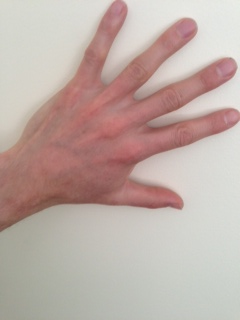
#> input picture images/hands1.jpg, 240 x 320 px, found by its file name
$ python imagesopencv.py
#> lines starting #> are read from the running program, lines starting #| are printed output that depends on the picture
import cv2
import os

#set base directory
BASE_DIR=os.path.dirname(os.path.abspath(__file__))
image_dir=os.path.join(BASE_DIR, "images")

#read image from directory
image1=cv2.imread(image_dir+'\\hands1.jpg')
#> image1 is the input picture: shape (320, 240, 3); mean B, G, R 165.9, 172.4, 190.7
image2=cv2.imread(image_dir+'\\hands2.jpg')
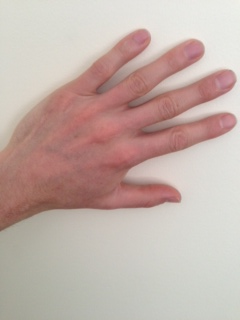
#> input picture images/hands2.jpg, 240 x 320 px, found by its file name
#> image2 is the input picture: shape (320, 240, 3); mean B, G, R 168.5, 175.5, 195.1

#read image sizes
height, width, channels=image1.shape
#> height = 320; width = 240; channels = 3
print(height,width,channels)
#| 320 240 3

height,width,channels=image2.shape
print(height, width, channels)
#| 320 240 3

#convert to grayscale
im1=cv2.cvtColor(image1,cv2.COLOR_BGR2GRAY)
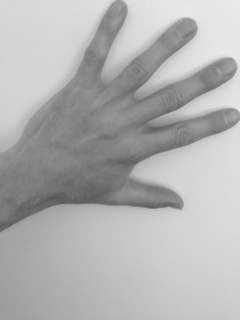
#> im1: shape (320, 240); min 84, max 235, mean 177.1
im2=cv2.cvtColor(image2,cv2.COLOR_BGR2GRAY)
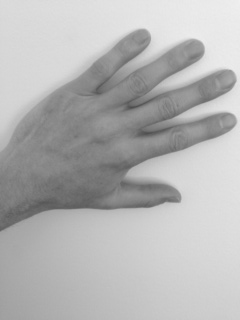
#> im2: shape (320, 240); min 76, max 240, mean 180.5
cv2.imshow('im1',im1)
cv2.imshow('im2',im2)

#image-processing
im3=im1+im2
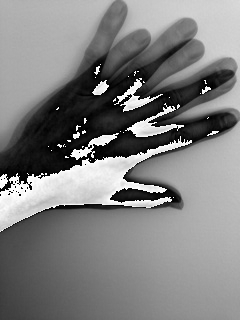
#> im3: shape (320, 240); min 0, max 255, mean 127.6
cv2.imshow('image3',im3)
im4=im1/2+im2/2
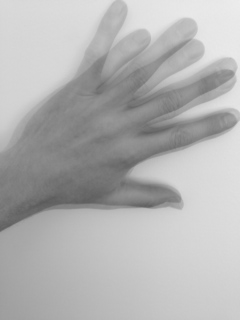
#> im4: shape (320, 240) float64; min 91, max 237.5, mean 178.8
cv2.imshow('image4',im4)
im5=(im1+im2)/2
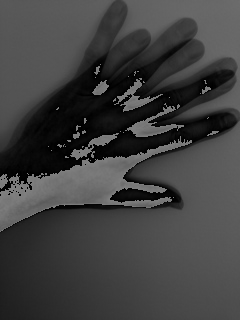
#> im5: shape (320, 240) float64; min 0, max 127.5, mean 63.8
cv2.imshow('image5',im5)
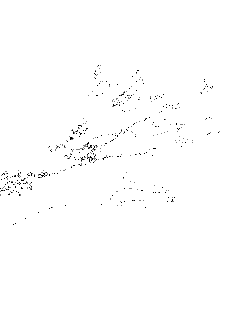
#> window 'image5': shape (320, 240); min 0, max 255, mean 253.3

cv2.waitKey(0)
